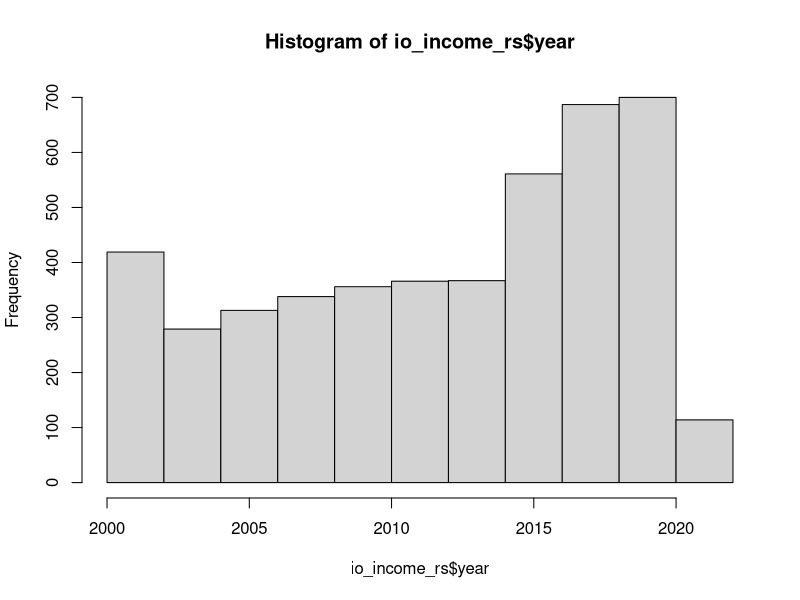
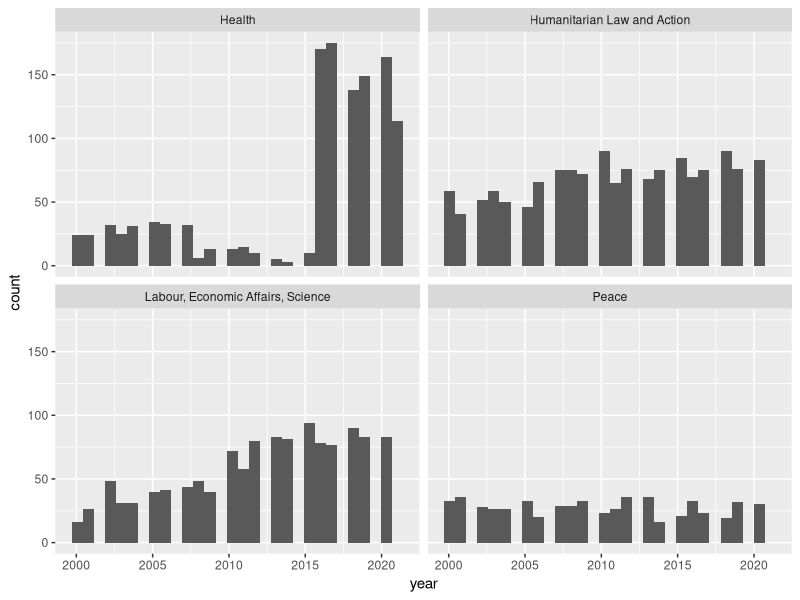
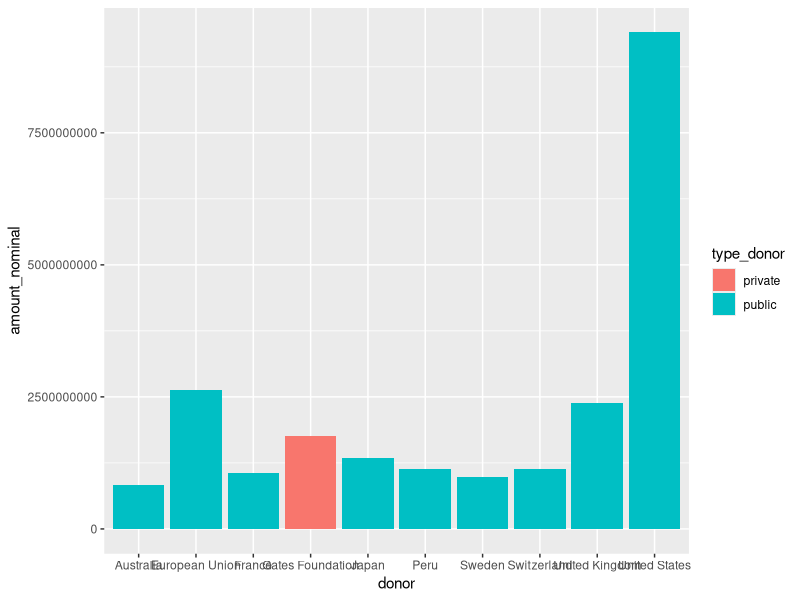
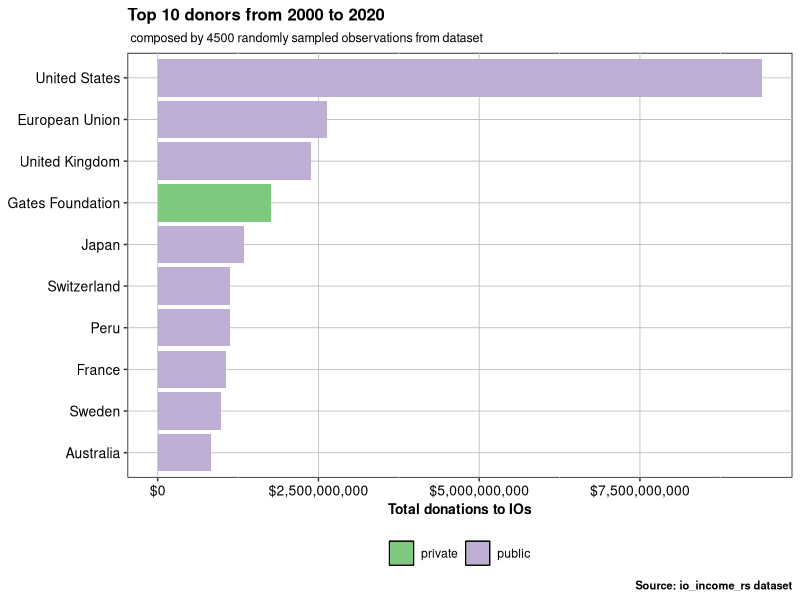
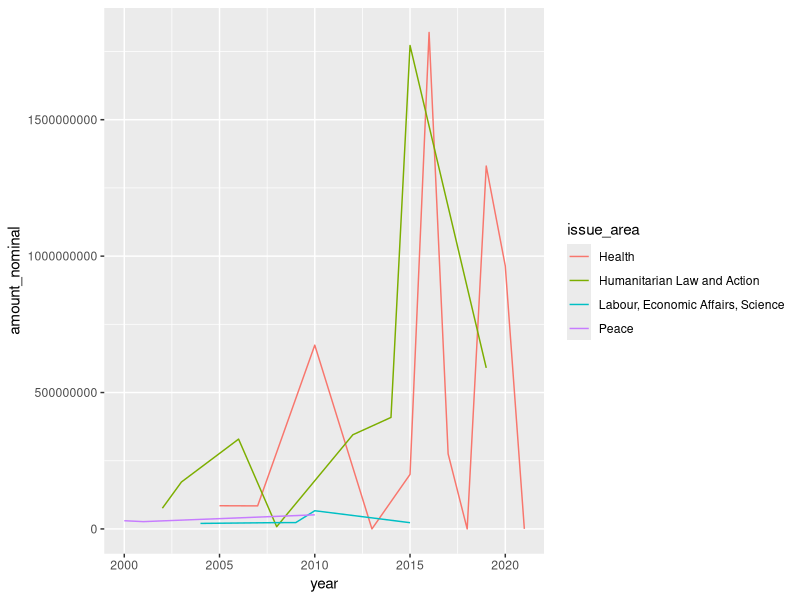
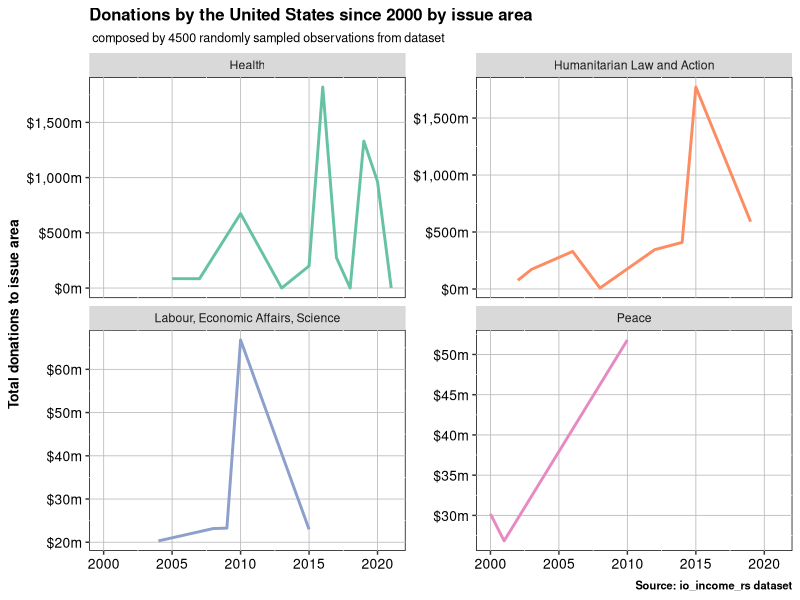
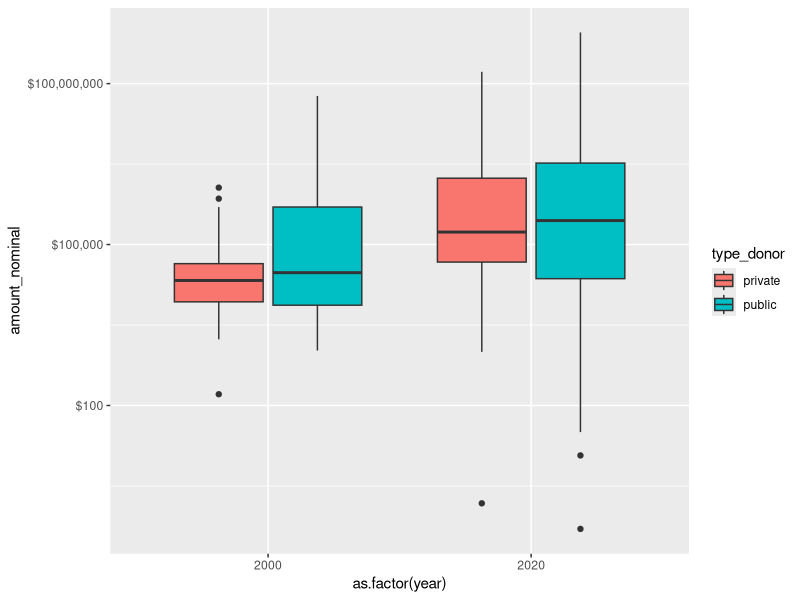
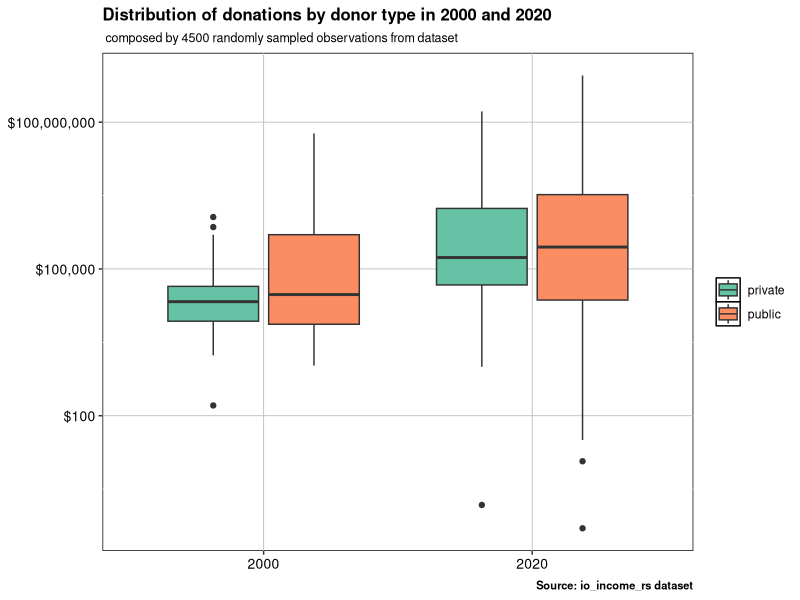

These charts were generated, in order, by the following R code:
## ---- chunk 1
library(dplyr)
library(ggplot2)
library(tidyr)
library(scales)
library(readr)
io_income_rs <- read_csv("io_income_rs.csv")
options(scipen = 999)
## ---- chunk 2
hist(io_income_rs$year)
## ---- chunk 3
io_income_rs%>%
  ggplot(aes(year))+
  geom_histogram()+
  facet_wrap(~issue_area)
## ---- chunk 4
io_income_rs %>%
  drop_na(donor)%>%
  group_by(donor, type_donor)%>%
  summarize(amount_nominal = sum(amount_nominal, na.rm = TRUE)) %>% 
  arrange(desc(amount_nominal))%>%
  ungroup()%>%
  slice_head(n=10)%>% 
  ggplot(mapping=aes(x=donor, y= amount_nominal, fill=type_donor))+
  geom_col() #minimal solution 

io_income_rs %>%
  drop_na(donor)%>%
  group_by(donor, type_donor)%>%
  summarize(amount_nominal = sum(amount_nominal, na.rm = TRUE)) %>% 
  arrange(desc(amount_nominal))%>%
  ungroup()%>%
  slice_head(n=10)%>%
  ggplot(mapping=aes(x=reorder(donor, amount_nominal), #order donors acc. to $$$
                     y= amount_nominal, fill=type_donor))+
  geom_col()+
  scale_fill_brewer(type="qual", palette= "Accent", direction=1)+
  scale_y_continuous(labels=scales::dollar)+
  labs( x = NULL, y = "Total donations to IOs", title = "Top 10 donors from 2000 to 2020",
    subtitle=" composed by 4500 randomly sampled observations from dataset",
    caption = "Source: io_income_rs dataset")+
  theme(panel.background = element_rect("white", "black", .5, "solid"),
    panel.grid.major = element_line(color = "grey", size = 0.3, linetype = "solid"),
    axis.text = element_text(color = "black", size = 10),
    title = element_text(color = "black", size = 10, face = "bold"),
    legend.title = element_blank(),
    plot.subtitle = element_text(color = "black", size = 9, face = "plain"),
    legend.position = "bottom") +
    coord_flip() #flipping it to simplify reading
## ---- chunk 5
io_income_rs %>%
  filter(donor== "United States") %>%
  group_by(year, issue_area)%>%
  summarize(amount_nominal = sum(amount_nominal, na.rm = TRUE)) %>% 
  ggplot(mapping=aes(x=year, y=amount_nominal, color=issue_area))+
  geom_line() #minimal solution


io_income_rs %>%
  filter(donor== "United States") %>%
  group_by(year, issue_area)%>%
  summarize(amount_nominal = sum(amount_nominal, na.rm = TRUE)) %>% 
  ggplot(mapping=aes(x=year, y=amount_nominal, color=issue_area))+
  geom_line(size=1)+
  scale_color_brewer(type="qual", palette= "Set2", direction=1)+
  scale_y_continuous(labels=scales::dollar_format(scale=.000001, suffix="m", prefix = "$"))+
    #dollar_format allows you to format the scale of dollars(thousands, millions, billions)
  labs( x = NULL, y = "Total donations to issue area", 
        title = "Donations by the United States since 2000 by issue area", 
    subtitle=" composed by 4500 randomly sampled observations from dataset",
    caption = "Source: io_income_rs dataset")+
  theme(panel.background = element_rect("white", "black", .5, "solid"),
    panel.grid.major = element_line(color = "grey", size = 0.3, linetype = "solid"),
    axis.text = element_text(color = "black", size = 10),
    title = element_text(color = "black", size = 10, face = "bold"),
    legend.title = element_blank(),
    plot.subtitle = element_text(color = "black", size = 9, face = "plain"),
    legend.position = "none")+
    facet_wrap(~issue_area, scale="free_y")# let the y-scales of facets change.
## ---- chunk 6
io_income_rs %>%
  drop_na(type_donor) %>%
  filter(year==2000 | year == 2020) %>%
  ggplot(mapping=aes(x=as.factor(year), y=amount_nominal, fill=type_donor))+
  geom_boxplot()+
  scale_y_log10(labels=scales::dollar) #minimal solution

io_income_rs %>%
  drop_na(type_donor) %>%
  filter(year==2000 | year == 2020) %>%
  ggplot(mapping=aes(x=as.factor(year), y=amount_nominal, fill=type_donor))+
  geom_boxplot()+
  scale_y_log10(labels=scales::dollar)+
  scale_fill_brewer(type="qual", palette= "Set2", direction=1)+
  labs( x = NULL, y = NULL, 
        title = "Distribution of donations by donor type in 2000 and 2020",
    subtitle=" composed by 4500 randomly sampled observations from dataset",
    caption = "Source: io_income_rs dataset")+
  theme(panel.background = element_rect("white", "black", .5, "solid"),
    panel.grid.major = element_line(color = "grey", size = 0.3, linetype = "solid"),
    axis.text = element_text(color = "black", size = 10),
    title = element_text(color = "black", size = 10, face = "bold"),
    legend.title = element_blank(),
    plot.subtitle = element_text(color = "black", size = 9, face = "plain"),
    legend.position = "right")
## ---- chunk 7
io_income_rs %>%
  drop_na(type_donor)%>%
  ggplot(mapping=aes(x=year, y=amount_nominal))+
  geom_point()+
  geom_smooth(method = "lm", color="red")+
  scale_y_log10(labels=scales::dollar)+ #minimal
  facet_wrap(~type_donor)

io_income_rs %>%
  drop_na(type_donor) %>%
  ggplot(mapping=aes(x=year, y=amount_nominal)) +
  geom_point(position="jitter", 
# position jitter adds random noise to each observation, so they do not line up by year.
             alpha=.5)+  
  # alpha makes the points transparent.
  geom_smooth(method = "lm", color="red") +
  scale_y_log10(labels=scales::dollar) +
  labs(x = NULL, y = NULL, #removing redundant info from x and y axis
       title = "Donations to issues areay by year per type since 2000", 
       subtitle=" composed by 4500 randomly sampled observations from dataset",
       caption = "Source: io_income_rs dataset") +
  theme(panel.background = element_rect("white", "black", .5, "solid"),
    panel.grid.major = element_line(color = "grey", size = 0.3, linetype = "solid"),
    axis.text = element_text(color = "black", size = 10),
    title = element_text(color = "black", size = 10, face = "bold"),
    legend.title = element_blank(),
    plot.subtitle = element_text(color = "black", size = 9, face = "plain"),
    legend.position = "right")
